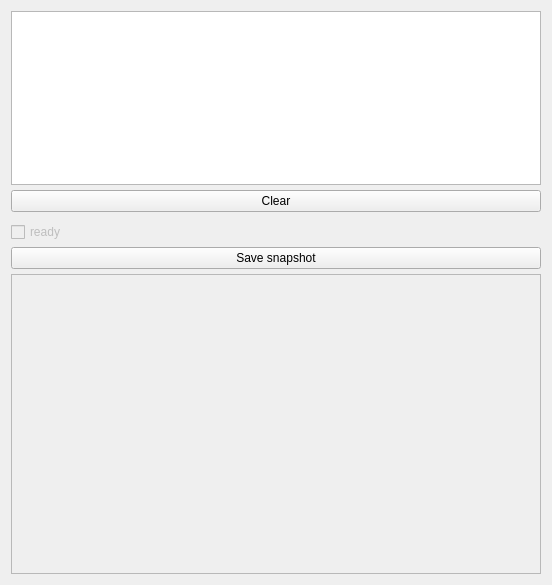
<?xml version="1.0" encoding="UTF-8"?>
<ui version="4.0">
 <class>ServiceMonitorPanel</class>
 <widget class="QWidget" name="ServiceMonitorPanel">
  <property name="geometry">
   <rect>
    <x>0</x>
    <y>0</y>
    <width>552</width>
    <height>585</height>
   </rect>
  </property>
  <layout class="QGridLayout" name="gridLayout" rowstretch="0" columnstretch="0">
   <property name="sizeConstraint">
    <enum>QLayout::SetDefaultConstraint</enum>
   </property>
   <item row="0" column="0">
    <layout class="QFormLayout" name="formLayout">
     <property name="sizeConstraint">
      <enum>QLayout::SetMaximumSize</enum>
     </property>
     <property name="fieldGrowthPolicy">
      <enum>QFormLayout::AllNonFixedFieldsGrow</enum>
     </property>
     <property name="horizontalSpacing">
      <number>5</number>
     </property>
     <property name="verticalSpacing">
      <number>5</number>
     </property>
     <item row="1" column="0" colspan="2">
      <widget class="QTextEdit" name="logLabel">
       <property name="sizePolicy">
        <sizepolicy hsizetype="Preferred" vsizetype="Preferred">
         <horstretch>0</horstretch>
         <verstretch>0</verstretch>
        </sizepolicy>
       </property>
       <property name="minimumSize">
        <size>
         <width>0</width>
         <height>0</height>
        </size>
       </property>
      </widget>
     </item>
     <item row="2" column="0" colspan="2">
      <widget class="QPushButton" name="clearLogButton">
       <property name="text">
        <string>Clear</string>
       </property>
      </widget>
     </item>
     <item row="3" column="0">
      <layout class="QHBoxLayout" name="horizontalLayout">
       <property name="sizeConstraint">
        <enum>QLayout::SetDefaultConstraint</enum>
       </property>
      </layout>
     </item>
     <item row="4" column="0" colspan="2">
      <widget class="QCheckBox" name="readyCheckBox">
       <property name="enabled">
        <bool>false</bool>
       </property>
       <property name="text">
        <string>ready</string>
       </property>
      </widget>
     </item>
     <item row="5" column="0" colspan="2">
      <widget class="QPushButton" name="saveSnapshotButton">
       <property name="text">
        <string>Save snapshot</string>
       </property>
      </widget>
     </item>
     <item row="6" column="0" colspan="2">
      <widget class="QScrollArea" name="controlsArea">
       <property name="sizePolicy">
        <sizepolicy hsizetype="Expanding" vsizetype="Expanding">
         <horstretch>1</horstretch>
         <verstretch>1</verstretch>
        </sizepolicy>
       </property>
       <property name="minimumSize">
        <size>
         <width>400</width>
         <height>300</height>
        </size>
       </property>
       <property name="sizeIncrement">
        <size>
         <width>0</width>
         <height>0</height>
        </size>
       </property>
       <property name="verticalScrollBarPolicy">
        <enum>Qt::ScrollBarAsNeeded</enum>
       </property>
       <property name="horizontalScrollBarPolicy">
        <enum>Qt::ScrollBarAsNeeded</enum>
       </property>
       <property name="sizeAdjustPolicy">
        <enum>QAbstractScrollArea::AdjustToContents</enum>
       </property>
       <property name="widgetResizable">
        <bool>true</bool>
       </property>
       <widget class="QWidget" name="verticalLayoutWidget_2">
        <property name="geometry">
         <rect>
          <x>0</x>
          <y>0</y>
          <width>530</width>
          <height>298</height>
         </rect>
        </property>
        <layout class="QVBoxLayout" name="controlsLayout">
         <property name="sizeConstraint">
          <enum>QLayout::SetDefaultConstraint</enum>
         </property>
        </layout>
       </widget>
      </widget>
     </item>
    </layout>
   </item>
  </layout>
 </widget>
 <resources/>
 <connections/>
</ui>
